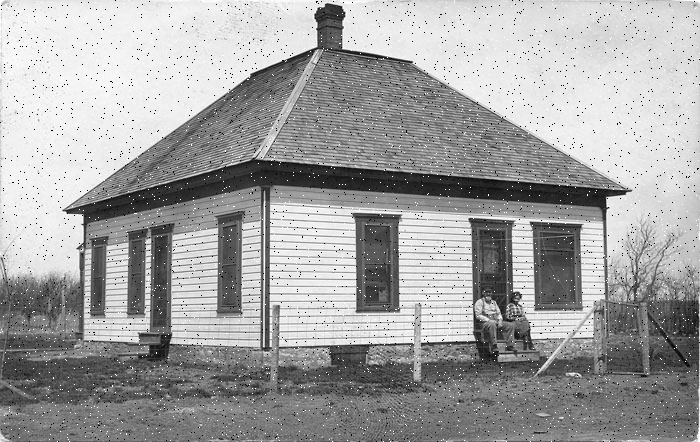
#> input picture Project2/task2.png, 700 x 442 px
$ python task2.py
#> lines starting #> are read from the running program, lines starting #| are printed output that depends on the picture; after the words box and inside, x2 and y2 are one past the last pixel; in counts of white or black regions, pixels touching at a corner belong together
#> further down, noise_img is the input picture: shape (442, 700); min 0, max 255, mean 162.3
"""
 Grayscale Image Processing
(Due date: Nov. 26, 11:59 P.M., 2021)

The goal of this task is to experiment with two commonly used
image processing techniques: image denoising and edge detection.
Specifically, you are given a grayscale image with salt-and-pepper noise,
which is named 'task2.png' for your code testing.
Note that different image might be used when grading your code.

You are required to write programs to:
(i) denoise the image using 3x3 median filter;
(ii) detect edges in the denoised image along both x and y directions using Sobel operators (provided in line 30-32).
(iii) design two 3x3 kernels and detect edges in the denoised image along both 45° and 135° diagonal directions.
Hint:
• Zero-padding is needed before filtering or convolution.
• Normalization is needed before saving edge images. You can normalize image using the following equation:
    normalized_img = 255 * frac{img - min(img)}{max(img) - min(img)}

Do NOT modify the code provided to you.
You are NOT allowed to use OpenCV library except the functions we already been imported from cv2.
You are allowed to use Numpy for basic matrix calculations EXCEPT any function/operation related to convolution or correlation.
You should NOT use any other libraries, which provide APIs for convolution/correlation ormedian filtering.
Please write the convolution code ON YOUR OWN.
"""
from cv2 import imread, imwrite, imshow, IMREAD_GRAYSCALE, namedWindow, waitKey, destroyAllWindows
import numpy as np
import copy

# Sobel operators are given here, do NOT modify them.
sobel_x = np.array([[1, 0, -1],
                    [2, 0, -2],
                    [1, 0, -1]]).astype(int)

sobel_y = np.array([[1, 2, 1],
                    [0, 0, 0],
                    [-1, -2, -1]]).astype(int)

sobel_45 = np.array([[0, 1, 2],
                     [-1, 0, 1],
                     [-2, -1, 0]]).astype(int)

sobel_135 = np.array([[-2, -1, 0],
                      [-1, 0, 1],
                      [0, 1, 2]]).astype(int)

def normalize(img):
    minValue = np.min(img)
    maxValue = np.max(img)
    diff = maxValue-minValue
    img = 255*((img-minValue)/diff)
    return img

def filter(img):
    """
    :param img: numpy.ndarray(int), image
    :return denoise_img: numpy.ndarray(int), image, same size as the input image

    Apply 3x3 Median Filter and reduce salt-and-pepper noises in the input noise image
    """
    row, column = img.shape
#> row = 442; column = 700
    denoise_img = np.zeros((row+2, column+2))
    denoise_img[1:row+1,1:column+1] = img
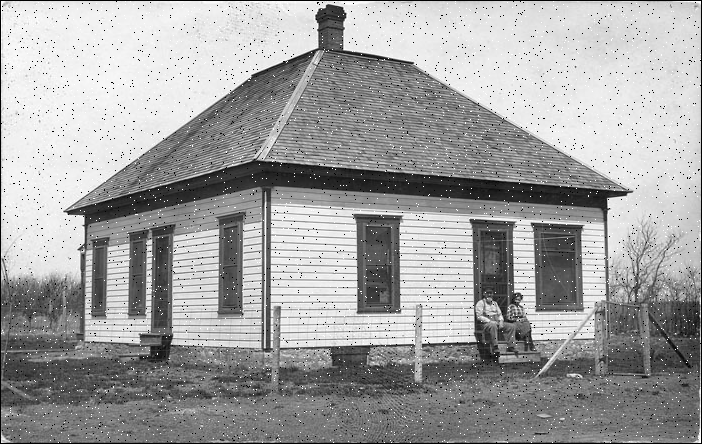
#> denoise_img: shape (444, 702) float64; min 0, max 255, mean 161.1
    for i in range(row):
        for j in range(column):
            temp = denoise_img[i:i+3,j:j+3]
            temp = np.reshape(temp,9)
            temp = np.sort(temp)
            median = temp[int(len(temp)/2)]
            denoise_img[i+1,j+1] = median
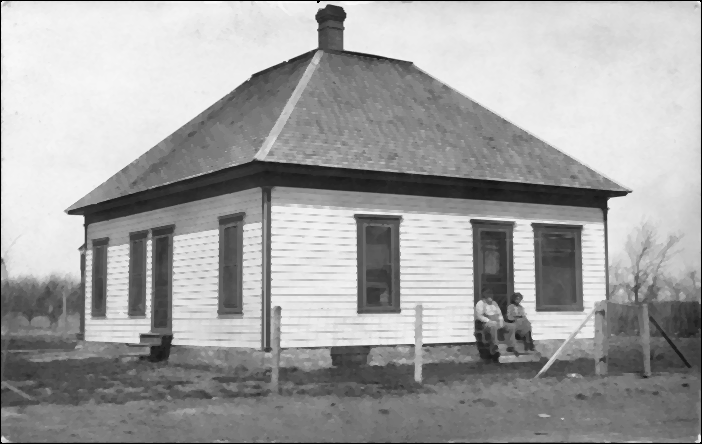
#> denoise_img: shape (444, 702) float64; min 0, max 250, mean 162.3
    return denoise_img


def convolve2d(img, kernel):
    """
    :param img: numpy.ndarray, image
    :param kernel: numpy.ndarray, kernel
    :return conv_img: numpy.ndarray, image, same size as the input image

    Convolves a given image (or matrix) and a given kernel.
    """
    row, column = img.shape
#> row = 444; column = 702
    conv_img = np.zeros((row, column))
    padded_img = np.zeros((row+2, column+2))
    padded_img[1:-1, 1:-1] = img
    #flipping the kernel
    flipped_kernel = np.flipud(np.fliplr(kernel))
    for x in range(column):
        for y in range(row):
            conv_img[y, x] = (flipped_kernel * padded_img[y: y+3, x: x+3]).sum()
    return conv_img


def edge_detect(img):
    """
    :param img: numpy.ndarray(int), image
    :return edge_x: numpy.ndarray(int), image, same size as the input image, edges along x direction
    :return edge_y: numpy.ndarray(int), image, same size as the input image, edges along y direction
    :return edge_mag: numpy.ndarray(int), image, same size as the input image,
                      magnitude of edges by combining edges along two orthogonal directions.

    Detect edges using Sobel kernel along x and y directions.
    Please use the Sobel operators provided in line 30-32.
    Calculate magnitude of edges by combining edges along two orthogonal directions.
    All returned images should be normalized to [0, 255].
    """
    edge_x = convolve2d(img, sobel_x)
    edge_y = convolve2d(img, sobel_y)
#> after the loop in convolve2d (call 2), `for x in range(column):`:
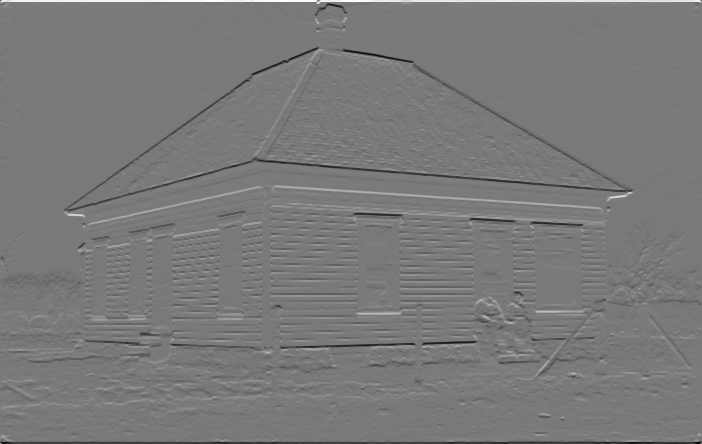
#> conv_img: shape (444, 702) float64; min -915, max 1000, mean 0; drawn with min black and max white

    edge_mag = img
    row, column = img.shape
#> row = 444; column = 702
    for i in range(row):
        for j in range(column):
            edge_mag[i][j] = (edge_x[i][j] ** 2 + edge_y[i][j] ** 2) ** 0.5
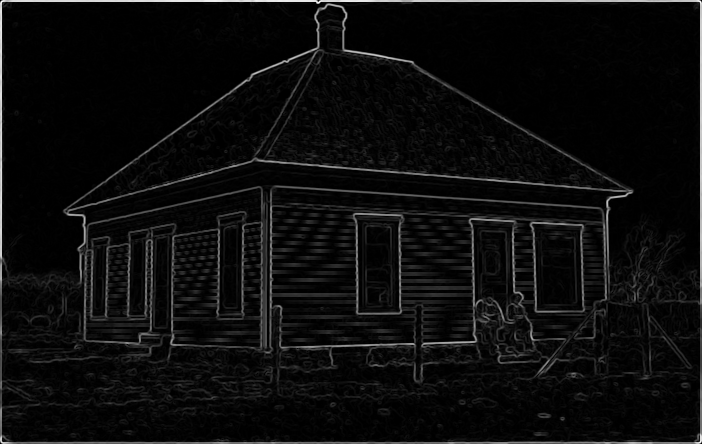
#> edge_mag: shape (444, 702) float64; min 0, max 1060.8, mean 53.8; drawn with min black and max white

    edge_mag = normalize(edge_mag)
#> in normalize, `minValue = np.min(img)`: minValue = 0
#> in normalize, `maxValue = np.max(img)`: maxValue = 1060.8
    edge_x = normalize(edge_x)
    edge_y = normalize(edge_y)

    return edge_x, edge_y, edge_mag


def edge_diag(img):
    """
    :param img: numpy.ndarray(int), image
    :return edge_45: numpy.ndarray(int), image, same size as the input image, edges along x direction
    :return edge_135: numpy.ndarray(int), image, same size as the input image, edges along y direction

    Design two 3x3 kernels to detect the diagonal edges of input image. Please print out the kernels you designed.
    Detect diagonal edges along 45° and 135° diagonal directions using the kernels you designed.
    All returned images should be normalized to [0, 255].
    """
    print("Filter for 45° diagonal edges ")
    print(sobel_45)
    edge_45 = convolve2d(img, sobel_45)
    edge_45 = normalize(edge_45)

    print("Filter for 135° diagonal edges ")
    print(sobel_135)
    edge_135 = convolve2d(img, sobel_135)
    edge_135 = normalize(edge_135)

    return edge_45, edge_135


if __name__ == "__main__":
    noise_img = imread('task2.png', IMREAD_GRAYSCALE)
    denoise_img = filter(noise_img)
    imwrite('results/task2_denoise.jpg', denoise_img)
    edge_x_img, edge_y_img, edge_mag_img = edge_detect(denoise_img)
    imwrite('results/task2_edge_x.jpg', edge_x_img)
    imwrite('results/task2_edge_y.jpg', edge_y_img)
    imwrite('results/task2_edge_mag.jpg', edge_mag_img)
    edge_45_img, edge_135_img = edge_diag(denoise_img)
#> in convolve2d (call 3), `padded_img[1:-1, 1:-1] = img`:
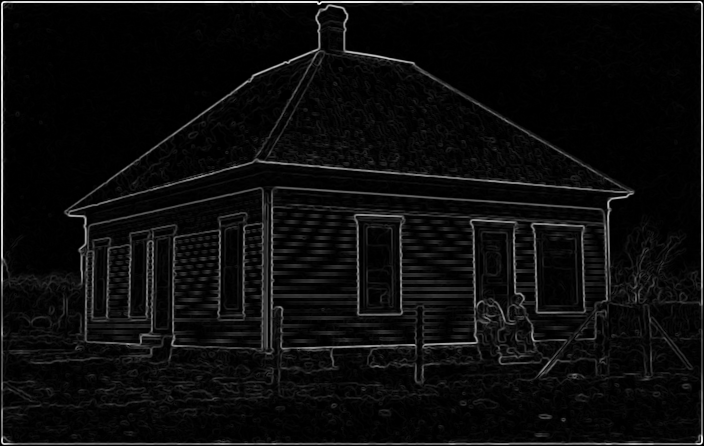
#> padded_img: shape (446, 704) float64; min 0, max 1060.8, mean 53.4; drawn with min black and max white
#> after the loop in convolve2d (call 3), `for x in range(column):`:
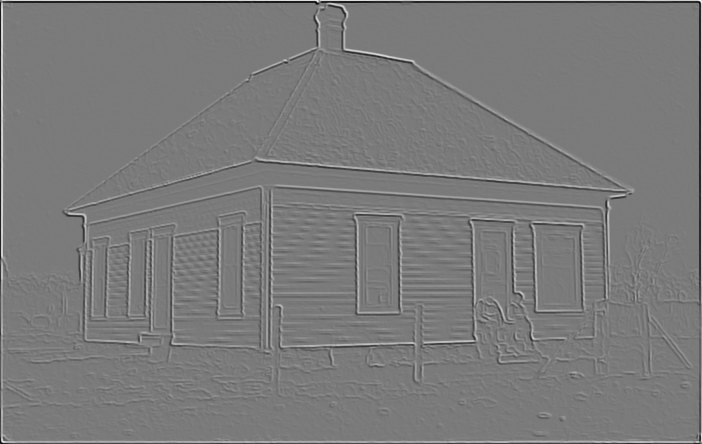
#> conv_img: shape (444, 702) float64; min -3633.4, max 3902.9, mean -2.8; drawn with min black and max white
#> after the loop in convolve2d (call 4), `for x in range(column):`:
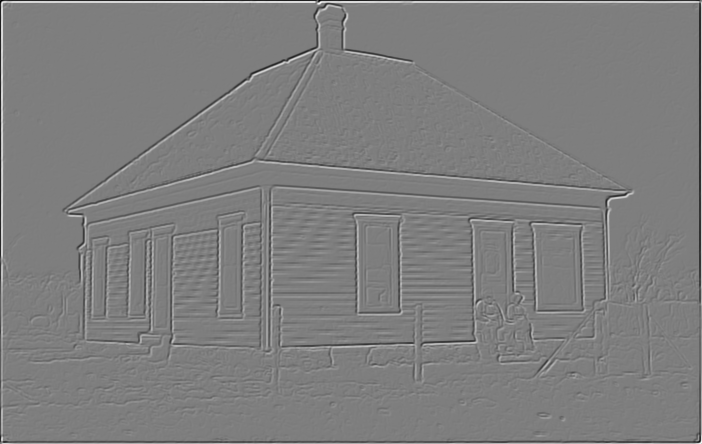
#> conv_img: shape (444, 702) float64; min -3858.4, max 3924.2, mean 3; drawn with min black and max white
    imwrite('results/task2_edge_diag1.jpg', edge_45_img)
    imwrite('results/task2_edge_diag2.jpg', edge_135_img)

$ run again, with Project2/task3.png copied over Project2/task2.png
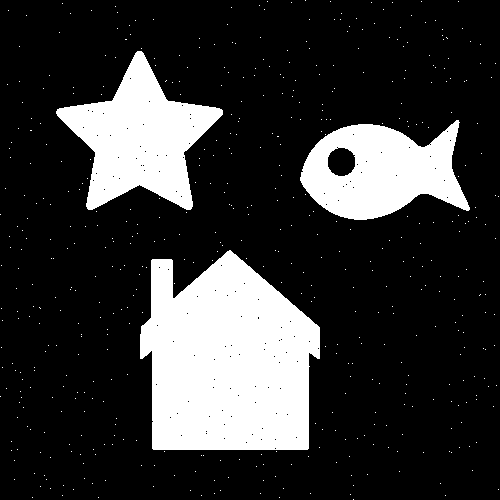
#> input picture Project2/task3.png, 500 x 500 px
#> noise_img: shape (500, 500); 20.8% white; 518 white regions (515 under 20 px), largest, box (x1, y1, x2, y2) and area: (140, 250, 320, 450) 27930, (56, 51, 223, 210) 12732, (300, 120, 470, 220) 10859
#> padded_img: shape (504, 504) float64; 20.3% white; 3 white regions, box (x1, y1, x2, y2) and area: (142, 252, 322, 452) 27997, (58, 53, 225, 212) 12765, (302, 122, 472, 222) 10880
#> after the loop in edge_detect, `for i in range(row):`:
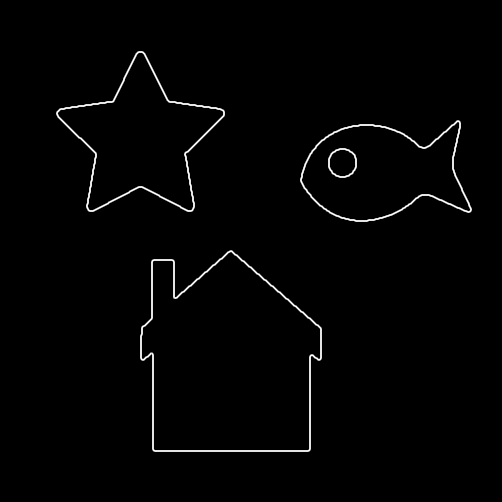
#> edge_mag: shape (502, 502) float64; min 0, max 1140.4, mean 15.7; drawn with min black and max white
#> minValue = 0
#> maxValue = 1140.4
#> after the loop in convolve2d (call 4), `for x in range(column):`:
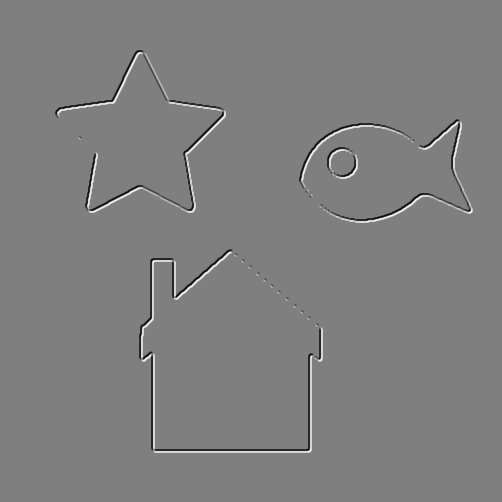
#> conv_img: shape (502, 502) float64; min -4444.5, max 4444.5, mean 0; drawn with min black and max white

$ run again, with Project2/left.jpg saved as Project2/task2.png
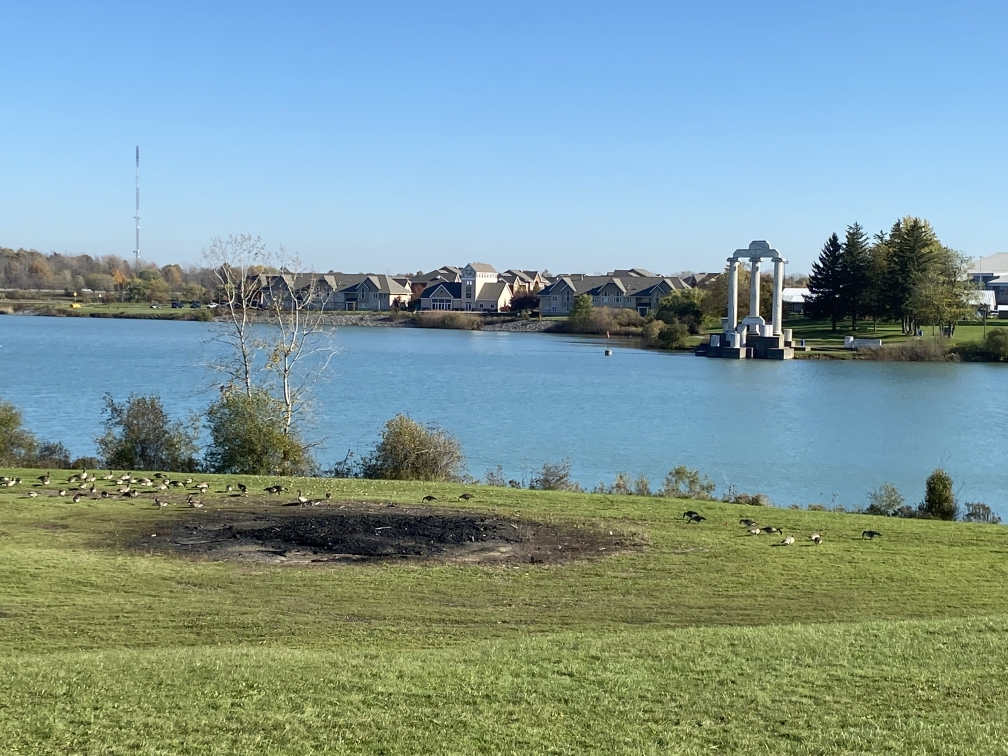
#> input picture Project2/left.jpg, 1008 x 756 px
#> after the loop in edge_detect, `for i in range(row):`:
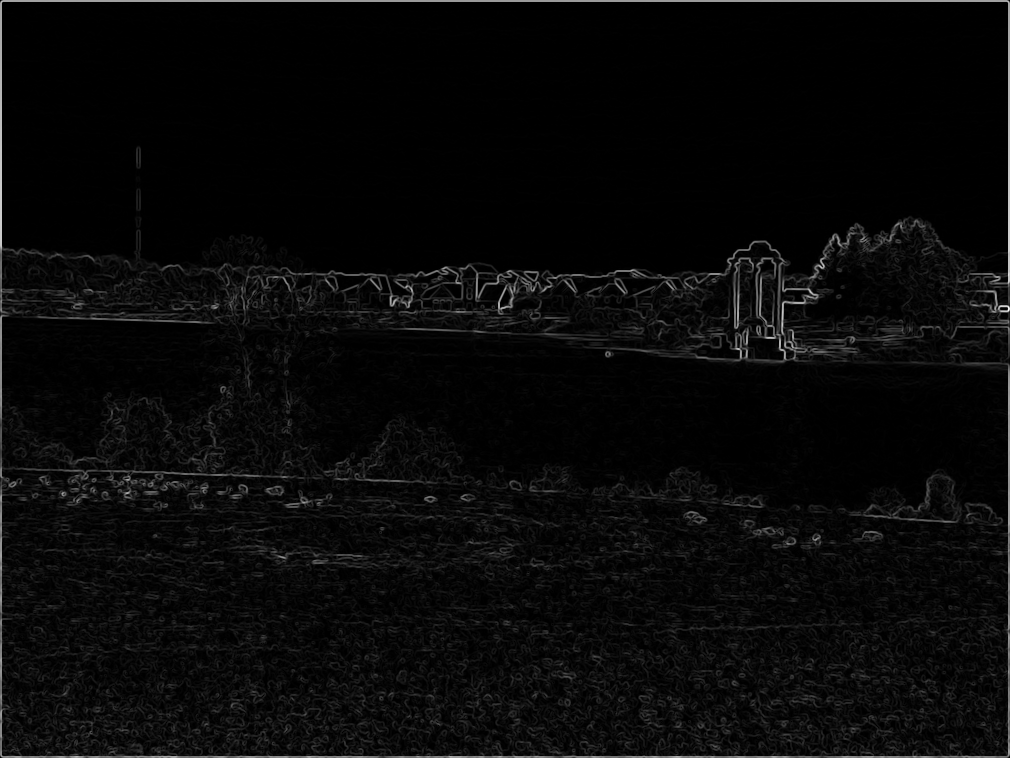
#> edge_mag: shape (758, 1010) float64; min 0, max 1042.5, mean 37.3; drawn with min black and max white
#> minValue = 0
#> maxValue = 1042.5
#> `imwrite('results/task2_edge_diag2.jpg', edge_135_img)`:
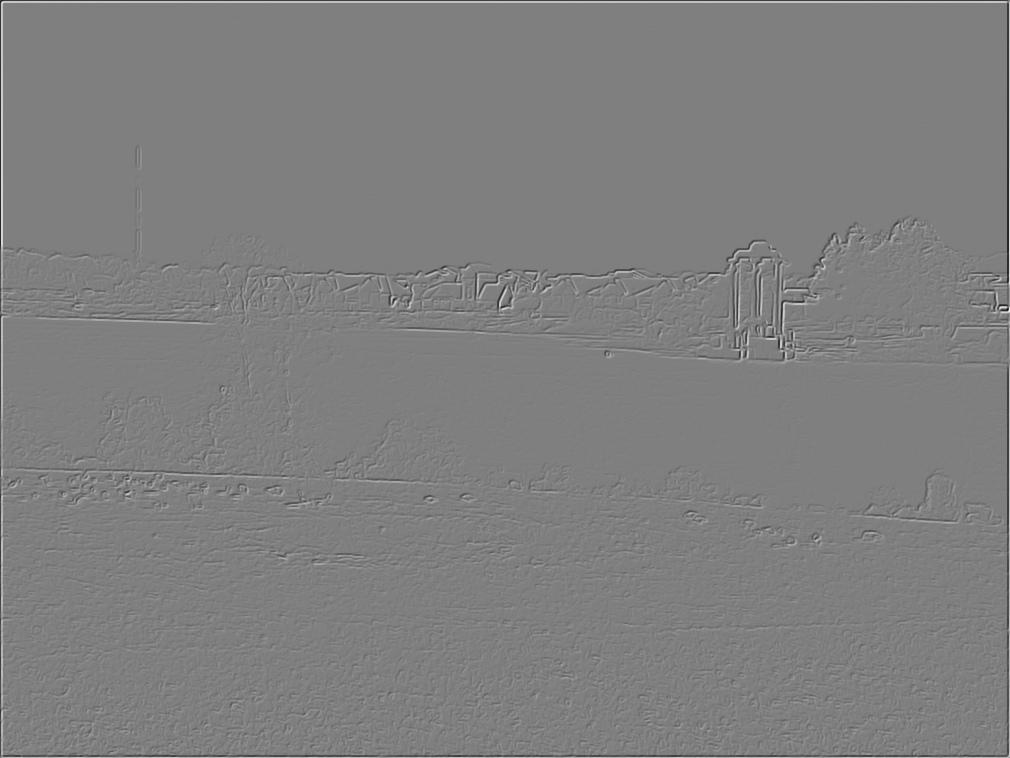
#> saved as task2_edge_diag2.jpg: shape (758, 1010); min 0, max 255, mean 127

$ run again, with Project2/right.jpg saved as Project2/task2.png
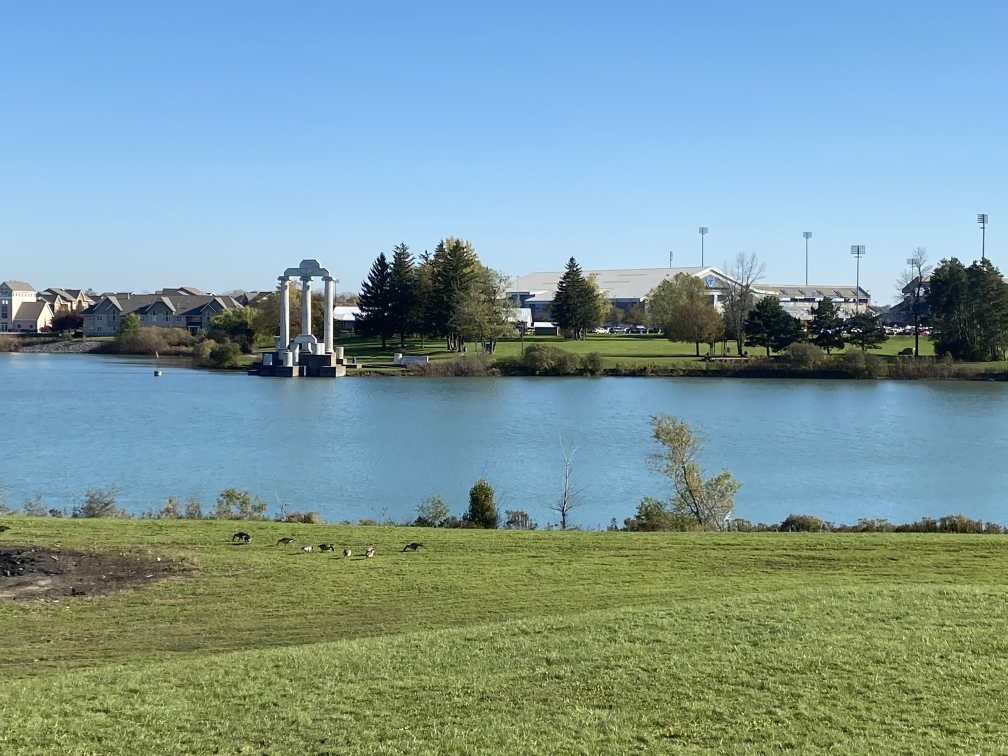
#> input picture Project2/right.jpg, 1008 x 756 px
#> minValue = 0
#> maxValue = 909.9
#> after the loop in convolve2d (call 4), `for x in range(column):`:
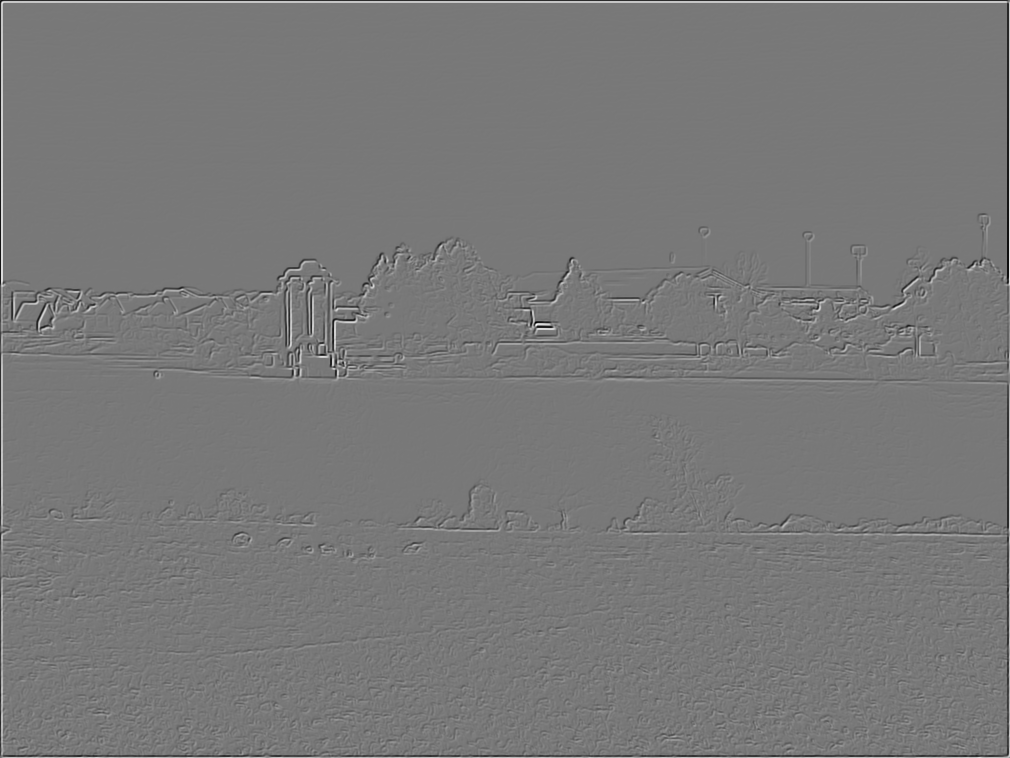
#> conv_img: shape (758, 1010) float64; min -2942.6, max 3277.7, mean 0.6; drawn with min black and max white
